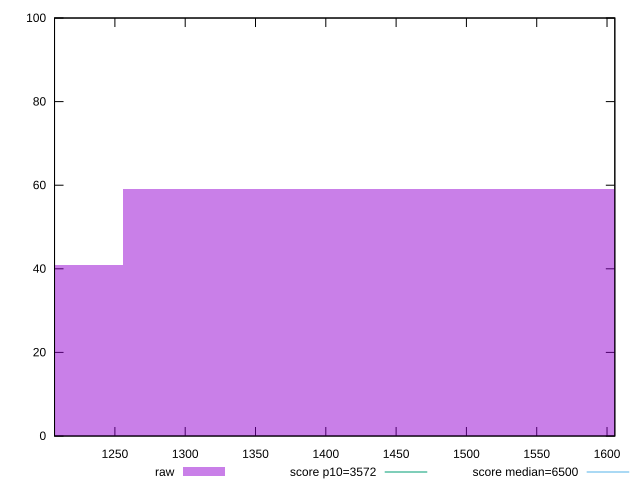

gnuplot code for this plot:
reset

$raw <<EOF
1434.9058722780421 59
1076.1794042085317 41
EOF

set key outside below
set boxwidth 358.72646806951053
set xrange [1207.071:1605.547]
set yrange [0:100]
set trange [0:100]
set style fill transparent solid 0.5 noborder

set parametric
set terminal svg size 640, 490 enhanced background rgb 'white'
set output "reports/report_00032_2021-02-25T10-28-15.087Z/first-cpu-idle/samples/music/raw/histogram.svg"

plot $raw title "raw" with boxes, \
     3572,t title "score p10=3572", \
     6500,t title "score median=6500"

reset
